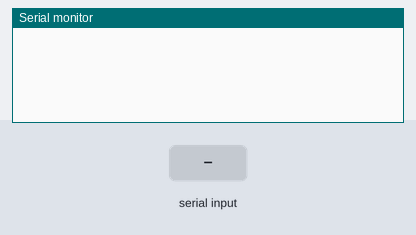
The sketch below on a simulated Arduino Uno, built with avr-gcc and run on an emulated ATmega328P. On the bench: the last lines printed to the serial monitor. The test bench sets the inputs (shaded band).

Above: at 1.2 s.
1.3 s: "value1}" received over Serial
At 2.5 s:
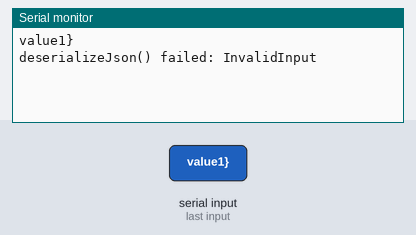
2.8 s: "1}" received over Serial
At 4.3 s:
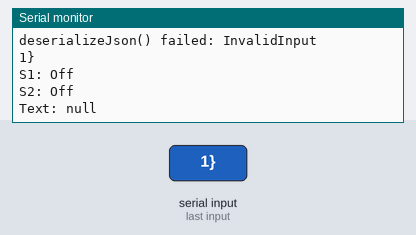

The sketch:

json_y_arduino.ino
```cpp
/*

* Código escrito por: Esteban Carrillo para EDEPTEC.
* Página web: https://www.edeptec.com
* Facebook: @edeptec
* Youtube: https://youtube.com/c/EDEPTEC

*/
#include <ArduinoJson.h>  // Libreria para convertir string a JSON

String str = "";

/**
 * Configura los pines de los LEDs como salidas y establece la velocidad de
 * comunicación serial.
 */
void setup() {
  Serial.begin(9600);
}

/**
 * Bucle principal del programa.
 *
 * En este bucle se verifica si hay datos disponibles en el puerto serie,
 * si es así se almacenan en un string y se convierten a un objeto JSON.
 * Luego se extraen los valores de los datos recibidos y se almacenan en un
 * array. Finalmente se actualiza el brillo de los LEDs con los valores
 * del array.
 */
void loop() {
  JsonDocument doc;          // Asigna el documento JSON a doc
  if (Serial.available()) {  // Verificar si hay datos disponibles
    // Leer hasta el final del string
    str = Serial.readStringUntil('}');

    //String en este punto {"value1":255,"value2":255,"value3":255

    str.concat("}");  // Agregar "}" al final del string

    //String en este punto: {"value1":255,"value2":255,"value3":255}

    Serial.println(str);  // Imprime el string en el monitor serial

    DeserializationError error = deserializeJson(doc, str);  // Convertir el string a JSON

    if (error) {  // Verificar si hubo un error en la conversion
      Serial.print(F("deserializeJson() failed: "));
      Serial.println(error.f_str());
      return;
    }

    bool switch1State = doc["Switch1"].as<bool>();
    bool switch2State = doc["Switch2"].as<bool>();

    (switch1State) ? Serial.println("S1: On") : Serial.println("S1: Off");
    (switch2State) ? Serial.println("S2: On") : Serial.println("S2: Off");

    int slider1Value = doc["slider1"].as<int>();
    int slider2Value = doc["slider2"].as<int>();

    if (slider1Value) {
      Serial.print("Slider 1 Value: ");
      Serial.println(slider1Value);
    }

    if (slider2Value) {
      Serial.print("Slider 2 Value: ");
      Serial.println(slider2Value);
    }

    String text = doc["text"].as<String>();

    if(!text.equals("")){
      Serial.print("Text: ");
      Serial.println(text);
    }
  }
}
```

Measured:
- after the input at 1.3 s, the serial monitor: prints a new line at once (image 1)
- after the input at 2.8 s, the serial monitor: prints a new line at once (image 2)
